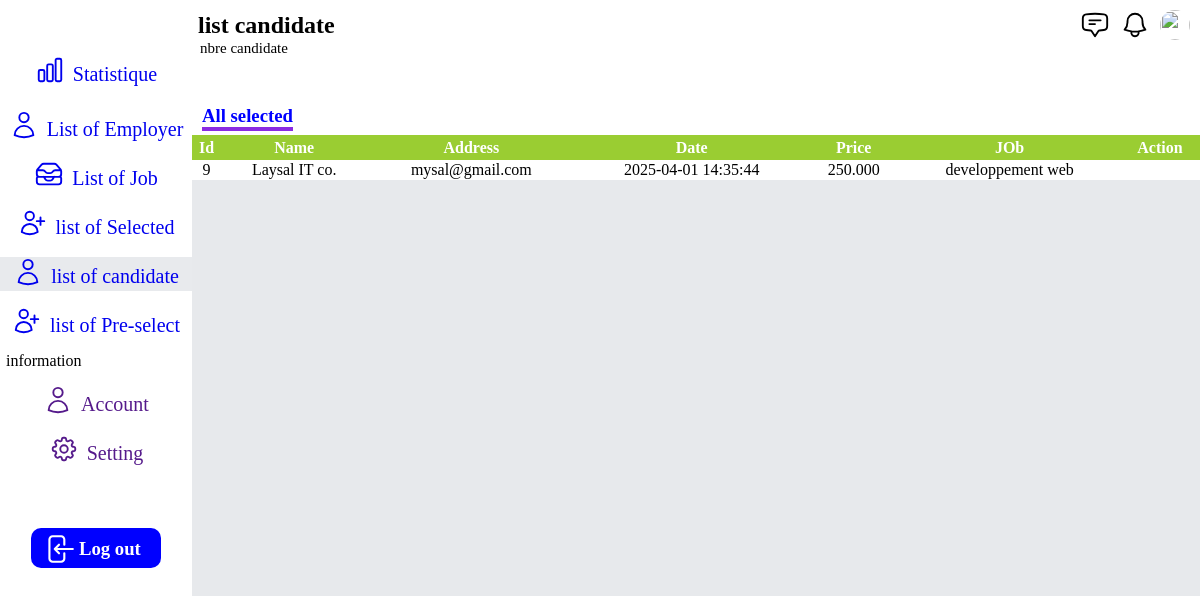
Screenshot of /project/big_user/list_candidate.php with the database file from the repository.
### tables this page shows
CREATE TABLE IF NOT EXISTS `job_application` (
  `application_id` int NOT NULL AUTO_INCREMENT,
  `candidate_id` int NOT NULL,
  `employer_id` int NOT NULL,
  `application_date` datetime DEFAULT CURRENT_TIMESTAMP,
  `cv_build` varchar(255) NOT NULL,
  `idjob` int DEFAULT NULL,
  `statut` int DEFAULT '0',
  PRIMARY KEY (`application_id`),
  KEY `candidate_id` (`candidate_id`),
  KEY `job_application_idjob` (`idjob`)
);

CREATE TABLE IF NOT EXISTS `user` (
  `user_id` int NOT NULL AUTO_INCREMENT,
  `name` varchar(100) NOT NULL,
  `second_name` varchar(70) DEFAULT NULL,
  `email` varchar(100) NOT NULL,
  `date_of_b` date DEFAULT NULL,
  `password` varchar(50) NOT NULL,
  `role` enum('candidate','employer','admin') NOT NULL,
  `gender` varchar(10) DEFAULT NULL,
  `phone` varchar(30) DEFAULT NULL,
  `image` varchar(100) NOT NULL,
  `town` varchar(50) NOT NULL,
  `country` varchar(50) NOT NULL,
  `company_type` varchar(30) NOT NULL,
  `company_num` varchar(70) NOT NULL,
  `created_at` datetime DEFAULT CURRENT_TIMESTAMP,
  `updated_at` datetime DEFAULT CURRENT_TIMESTAMP ON UPDATE CURRENT_TIMESTAMP,
  PRIMARY KEY (`user_id`),
  UNIQUE KEY `email` (`email`)
);

CREATE TABLE IF NOT EXISTS `job_post` (
  `job_post_id` int NOT NULL AUTO_INCREMENT,
  `user_id` int NOT NULL,
  `title` varchar(255) NOT NULL,
  `description` text,
  `requirement` text,
  `qualification` text,
  `salary_range` varchar(100) DEFAULT NULL,
  `part_time` varchar(20) DEFAULT NULL,
  `day_shift` varchar(20) DEFAULT NULL,
  `post_date` datetime DEFAULT CURRENT_TIMESTAMP,
  `state` varchar(50) DEFAULT 'active',
  `created_at` datetime DEFAULT CURRENT_TIMESTAMP,
  `updated_at` datetime DEFAULT CURRENT_TIMESTAMP ON UPDATE CURRENT_TIMESTAMP,
  `skills` text,
  `town` varchar(100) DEFAULT NULL,
  `country` varchar(100) DEFAULT NULL,
  PRIMARY KEY (`job_post_id`),
  KEY `user_id` (`user_id`)
);

### project/big_user/list_candidate.php (the view, shortened to what this page needs)
<?php
  $image=$_SESSION['image'];
?>
<!DOCTYPE html>
<html lang="en">
<head>
   <link rel="stylesheet" href="https://cdnjs.cloudflare.com/ajax/libs/font-awesome/5.7.2/css/all.min.css" : />
    <link rel="stylesheet" href="../Admin/style.css">
</head>
<body>
    <div class="div1">
         <a href="index.php" class="ar">
            <div>
            </div>
           <p class="aqw">Statistique</p>
         </a>
         <a href="index.php" class="br">
            <div>
            </div>
           <p class="aqw">List of Employer</p>
         </a>
         <a href="list_of_job.php" class="br">
            <div>
            </div>
           <p class="aqw">List of Job</p>
         </a>
         <a href="list_selected.php" class="br">
            <div>
            </div>
           <p class="aqw">list of Selected </p>
         </a>
         <a href="list_candidate.php" class="cr">
            <div>
            </div>
           <p class="aqw"> list of candidate</p>
         </a>
         <a href="list_preselect.php" class="br">
            <div>
            </div>
           <p class="aqw">list of Pre-select</p>
         </a>
         <p class="in"> information</p>
         <a href="" class="br">
            <div>
            </div>
           <p class="aqw"> Account</p>
         </a>
         <a href="" class="br">
            <div>
            </div>
           <p class="aqw"> Setting</p>
         </a>
         <div class="btn">
         <a class="log" href="log_out.php">
              <div>
              </div>
            <div>
               <h3 class="pp">Log out </h3></div> </a>
         </div>
    </div>
    <div class="div2">
      <div class="ma">
         <div><h2 class="se">list candidate </h2> <p class="nb"> nbre candidate</p></div>
         <div class="pa" >
                <div>
                </div>
                <div>
                </div>
                <div>
                <img src="../<?php echo $image?>" class="message2" alt="">
                </div>
            </div>
      </div>
      <div class="prese">
        <div class="ty">
          <h3 class="all">All selected</h3>
        </div>
      </div>
      <table class="" cellspacing="0">
          <thead>
            <tr>
              <td>Id</td>
              <td>Name</td>
              <td>Address</td>
              <td>Date</td>
               <td>Price</td>
               <td>JOb</td>
               <td>Action</td>
            </tr>
          </thead>
            <?php
             $localhost="localhost";
             $dbuser="root";
             $dbname="job";
             $dbpassword="";
             $conn=mysqli_connect($localhost,$dbuser,$dbpassword,$dbname);
             $sql="SELECT * FROM job_application where  statut =0";
             $req=mysqli_query($conn,$sql);
             $counter = 0;
             while($row=mysqli_fetch_assoc($req)) {
              $nameid=$row['candidate_id'];
              $na=$row['idjob'];
              $sql4="SELECT * FROM job_post where job_post_id=$na";
              $row4=mysqli_query($conn,$sql4);
              $row5=mysqli_fetch_assoc($row4);
              $namet=$row5['title'];
              $salaire=$row5['salary_range'];
              $sql2="SELECT * FROM user where user_id=$nameid";
              $row1=mysqli_query($conn,$sql2);
              $row2=mysqli_fetch_assoc($row1);
              $name=$row2['name'];
              $email=$row2['email'];
              $rowClass = ($counter % 2 == 0) ? 'even-row' : 'odd-row';
              $counter++;
            ?>
            <tr class="<?php echo $rowClass; ?>">
              <td><?php echo$row['application_id']?></td>
              <td><?php echo$name?></td>
              <td><?php echo$email?></td>
              <td><?php echo$row['application_date']?></td>
              <td><?php echo$salaire?></td>
              <td><?php echo$namet?></td>
              <td class="sub">
              </td>
            </tr>
            <?php
            }?>
        </table>
    </div>
</body>
</html>

### project/Admin/style.css (style rules this page uses)
* { margin: 0; }
body { width: 100%; height: 100vh; background-color: rgba(209, 213, 219, 0.5); display: flex; overflow-y: hidden; }
.div1 { width: 16%; height: 100%; background-color: white; }
.ar { display: flex; text-decoration: none; justify-content: center; margin-top: 55px; height: 40px; }
.ret { width: 30px; height: 30px; }
.aqw { margin-left: 8px; margin-top: 8px; font-size: 20px; }
.br { display: flex; text-decoration: none; justify-content: center; margin-top: 15px; }
.cr { display: flex; text-decoration: none; justify-content: center; margin-top: 15px; background-color: rgba(209, 213, 219, 0.5); }
.in { margin-top: 12px; margin-left: 6px; }
.btn { margin-top: 60px; display: flex; justify-content: center; width: 100%; height: 40px; cursor: pointer; }
.log { cursor: pointer; display: flex; width: 130px; height: 40px; border-radius: 10px; background-color: blue; border: none; }
.tre { margin-left: 8px; margin-top: 4px; width: 40px; height: 34px; color: white; }
.pp { margin-top: 10px; color: white; }
.div2 { width: 84%; height: 100%; }

### project/big_user/list_candidate.php (style rules this page uses)
.ma { width:100%; height: 55px; display: flex; background-color: white; justify-content: space-between; }
.se { margin-top: 12px; margin-left: 6px; }
.pa { display: flex; }
.message { width: 30px; margin-top: 10px; height: 30px; margin-right: 10px; }
.message2 { width: 30px; margin-top: 10px; height: 30px; margin-right: 10px; border-radius: 100%; }
.nb { font-size: 15px; margin-top: 1px; margin-left: 8px; }
.prese { width: 100%; height: 80px; display: flex; justify-content: space-between; background-color: white; }
.ty { margin-top: 30px; }
.all { margin-left: 10px; border-bottom: 4px solid blueviolet; margin-top: 20px; color: blue; }
table { width: 100%; text-align: center; }
thead { background-color: yellowgreen; text-align: center; color: white; font-weight: bold; height: 25px; }
.sub { display: flex; justify-content: space-between; }
.even-row { background-color: #ffffff; }

### rows the page displays
job_application: application_id "9", candidate.name "Laysal IT co.", candidate.email "mysal@gmail.com", application_date "2025-04-01 14:35:44", job_post.salary_range "250.000", job_post.title "developpement web"
